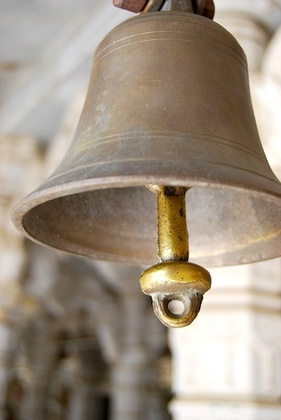
%> input picture assignment1/q4/bell.jpg, 281 x 420 px, shrunk from 343 x 512 before the run
$ octave --eval "bell;"   (GNU Octave 9; MATLAB toolbox functions it lacks are replaced by stand-ins)
%> lines starting %> are read from the running program, lines starting %| are printed output that depends on the picture
% highpass   = original-lowpass OR
% high-boost = (k)original-lowpass where k is amplification factor or
% weight factor
%lowpass= gaussian here

function bell()
sigma=1;
img=double(imread('./bell.jpg'));
for k=2:2:10        % varying weight factors
    figure('Name',strcat('sharpening-filters ',' weight-factor=',int2str(k)));
    subplot(2,3,1) ,imshow(uint8(img));title('original-image')
    for i=1:5
        h=fspecial('gaussian',3*i+1,sigma); % different window sizes
        img_smooth=imfilter(img,h) ;        % masking
        img_boosted=k*img-img_smooth;       % sharpened_image
        max_val=max(max(max(k*img)))-max(max(max(img_smooth))); % normalizing factor
         subplot(2,3,i+1);imshow(img_boosted/max_val);title(strcat('window-size=',int2str(3*i+1)));
    end
end
%> this loop made 5 passes
%> pass 1, in bell, `for i=1:5 h=fspecial('gaussian',3*i+1,sigma); img_smooth=imfilter(img,..`:
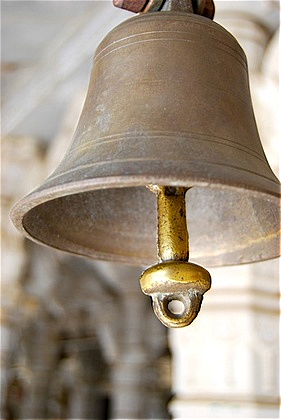
%> displayed picture: size 420x281x3, on the screen's scale of 0 to 255; mean R, G, B 159.1, 146, 130.2
%> `bell;`:
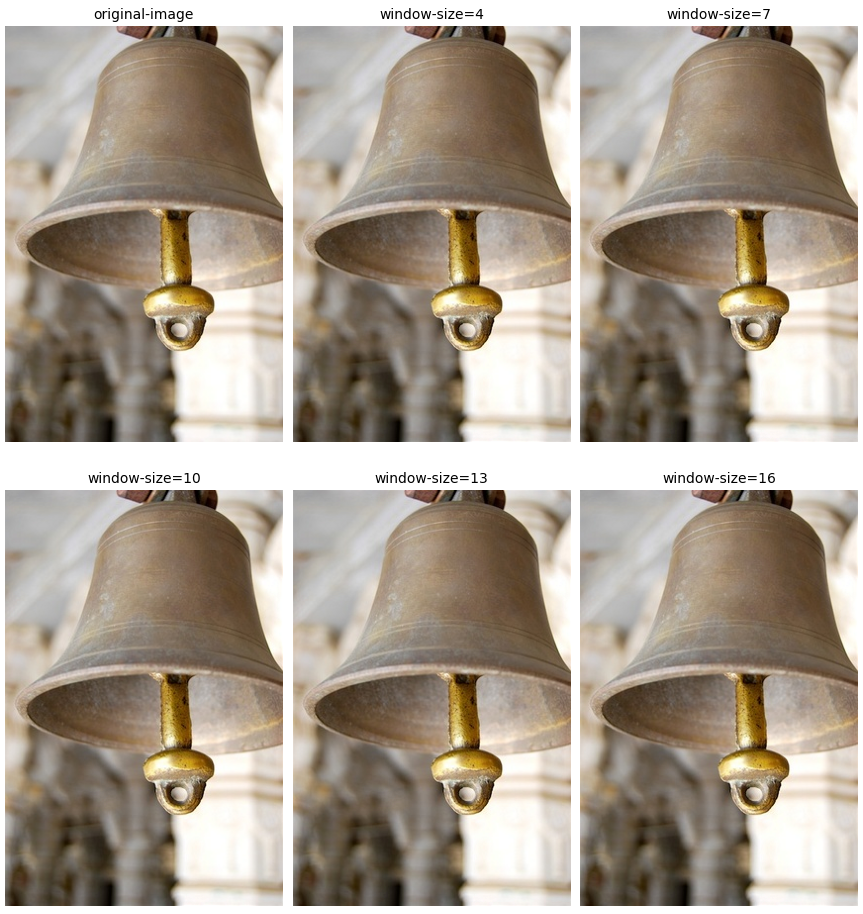
%> figure redrawn from the program's plot data, 6 panels

'step by step procedure in source code'
